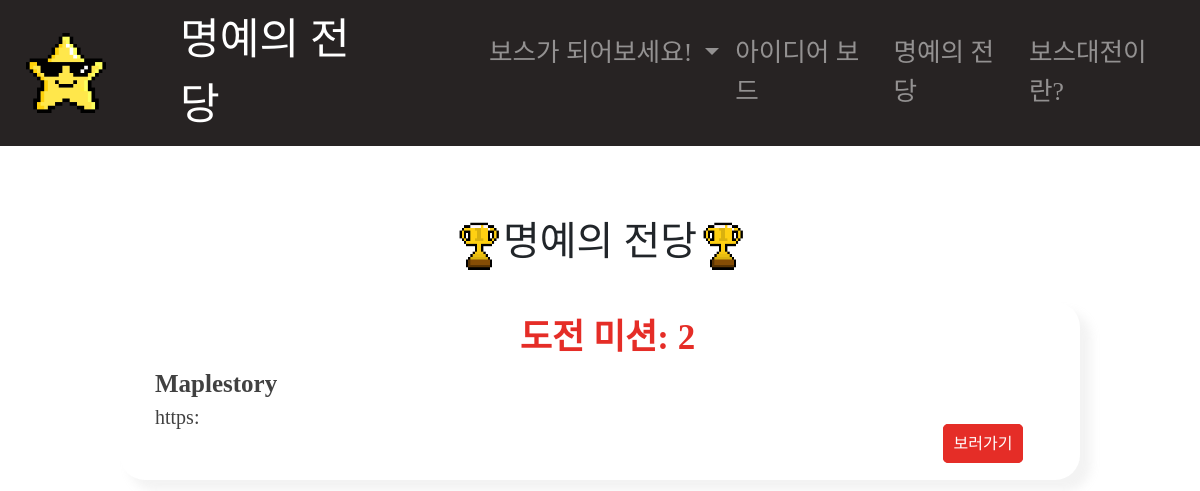
Screenshot of /mission/honors/ with the database file from the repository.
### mission/models.py (models this page shows, shortened)
class Mission(models.Model):
    mission_number = models.IntegerField()
    mission_name = models.CharField(max_length=200)
    start_at = models.DateTimeField()
    end_at = models.DateTimeField()

### post/models.py (models this page shows, shortened)
class Post(models.Model):
    writer = models.ForeignKey(User, related_name='writer', on_delete=models.CASCADE)
    mission_number = models.ForeignKey(Mission, related_name ='mission_num', on_delete=models.CASCADE)
    created_at = models.DateTimeField(auto_now=True)
    title = models.CharField(max_length=200)
    content = models.ImageField(upload_to='images/')
    urlcontent = models.URLField(null=True,max_length=200)
    description = models.TextField()
    users = models.ManyToManyField(User, through='PostVote')

### mission/views.py (the view)
# urls.py: path('honors/', mission.views.honors, name='honors'),
def honors(request):
        postvotes = PostVote.objects.all().order_by('post')
        honors = []
        max = 0
        missions = Mission.objects.values('id')
        now = Mission.objects.filter(start_at__lt = datetime.datetime.now()).filter(end_at__gt = datetime.datetime.now()).all()
        for one in missions:
                if one['id'] == now[0].id:
                        continue
                post_id = -1
                max = -1
                posts = Post.objects.filter(mission_number_id=one["id"])
                if posts:
                        for post in posts:
                                count = post.votelike.count()
                                if max < count:
                                        max = count
                                        post_id = post.id
                        honors.append([get_object_or_404(Mission, pk=one["id"]), get_object_or_404(Post, pk=post_id)])
        return render(request, 'mission/honors.html', {'postvotes': postvotes,'honor':honors})

### mission/templates/mission/honors.html (shortened to what this page needs)
{% extends 'base.html' %}
{% block centername %}
명예의 전당
{% endblock centername %}
{% block content %}
{% load staticfiles %}
{% block head %}
    <link rel="stylesheet" type="text/css" href="{% static 'mission/honors.css' %}" />
{% endblock head %}
<br><br>
<div align="center">
    <h1 style="font-family: 'Sam3KRFont';"><img src="{% static 'mission/img/trophy.png' %}" width=50px height=50px>명예의 전당<img src="{% static 'mission/img/trophy.png' %}" width=50px height=50px></h1>
</div>
<br>
<div class="honorcard">
{% for mission, post in honor %}
    <div id="honor_mission">도전 미션: {{ mission.mission_name }}<br></div>
    <div id="honor_post">{{ post.title }}</div>
    <div id='honor_description'>{{post.description}}</div>
    <span class="button" align='center'><a href="{% url 'detail' post.id %}" style='color:white;'>보러가기</a></span>
    <br>
    <br>
{% endfor %}
</div>
{% endblock %}

### mission/static/mission/honors.css (style rules this page uses)
.honorcard { width:80%; margin: auto; border-radius: 25px; border-radius: 25px; border-top: transparent; box-shadow: 10px 10px 10px 1px rgba(173, 173, 173,0.15); padding-top: 10px; padding-right: 20px; font-family: 'DungGeunMo'; }
#honor_mission { margin-left:35px; font-size: 35px; color: #e52d27; text-align: center; font-weight: bold; }
#honor_post { margin-left:35px; font-size: 25px; color: #414141; font-weight: bold; }
#honor_description { margin-left:35px; font-size: 20px; color: #414141 }
.button { border: 1px solid #e52d27; border-radius: 5px; width: 90%; padding:10px; margin-left:87.5%; background: #e52d27; text-align: center; }

### rows the page displays
Mission: mission_name "2", title "Maplestory", description "https:"
